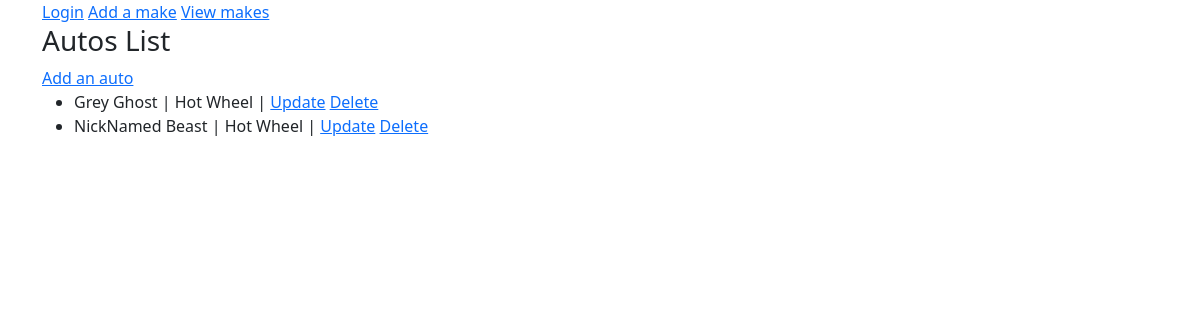
/autos/ (signed in), run on the app's committed database.
### autos/models.py (models this page shows, shortened)
class Autos(models.Model):
    nickname = models.CharField(max_length = 100)
    make = models.ForeignKey(Make, on_delete=models.CASCADE)
    mileage = models.IntegerField()
    comments = models.TextField()

class Make(models.Model):
    name = models.CharField(max_length = 100)

### autos/views.py (the view)
# urls.py: path('', views.AutosListView.as_view(), name='autos_list_view'),
class AutosListView(LoginRequiredMixin, ListView):
    model = Autos
    template_name = 'autos/list_auto.html'

### home/context_processors.py (called while the page is built)
def settings(request):
    return {
        'settings': django_settings,
    }

### autos/templates/autos/list_auto.html (shortened to what this page needs)
{% extends "base_bootstrap.html" %}
{% block content %}
<a href="{% url 'autos:makes_create_view' %}">Add a make</a>
<a href="{% url 'autos:makes_list_view' %}">View makes</a>
<h3>Autos List</h3>
<a href="{% url 'autos:autos_create_view' %}">Add an auto</a>
<ul>
    {% for auto in object_list %}
        <li> {{auto.nickname}} | {{ auto.make.name}} | <a href="{% url 'autos:autos_update_view' auto.pk %}">Update</a>  <a href="{% url 'autos:autos_delete_view' auto.pk %}">Delete</a></li>
    {% endfor %}
</ul>
{% endblock content %}

### data on the page
Autos: nickname "Grey Ghost", make.name "Hot Wheel"
Autos: nickname "NickNamed Beast", make.name "Hot Wheel"
